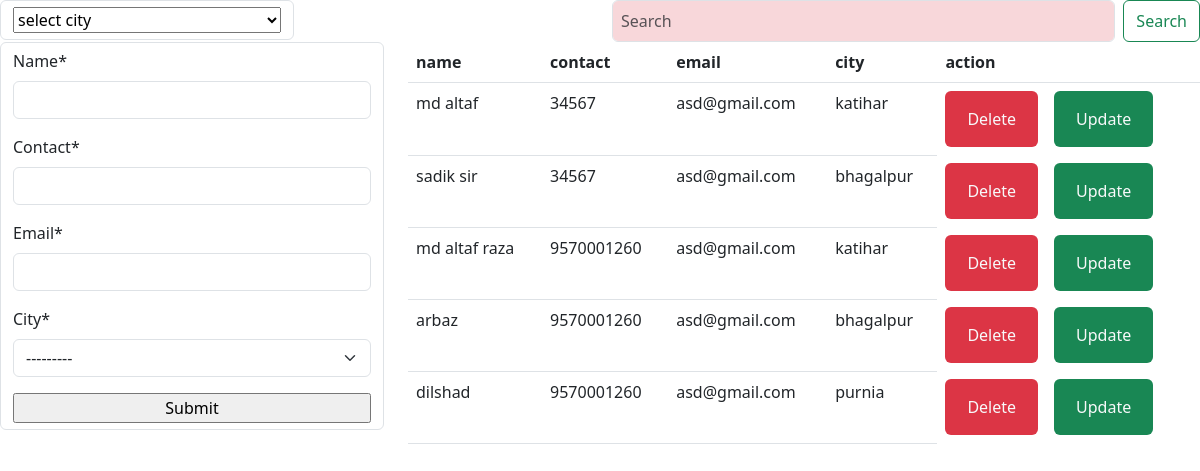
The page / on the database its author committed.
### mainapp/models.py (models this page shows, shortened)
class Student(models.Model):
    name=models.CharField(max_length=200)
    contact=models.CharField(max_length=11)
    email=models.EmailField()
    city=models.CharField(max_length=100,choices=CITY)

### mainapp/views.py (the view)
# urls.py: 2. Add a URL to urlpatterns:  path('', views.home, name='home')
def home(request):
    form=studentform(request.POST or None)
    data={
        "student":Student.objects.all(),
        "form":form
    }
    if request.method=="POST":
     if form.is_valid():
        form.save()
        return redirect(home)
    return render(request,'home.html',data)

### mainapp/forms.py
class studentform(ModelForm):
    class Meta:
        model=Student
        fields="__all__"

### mainapp/templates/home.html (shortened to what this page needs)
<!DOCTYPE html>
{% load crispy_forms_tags %}
<html>
    <head>
        <link rel="stylesheet" href="">
        <link href="https://cdn.jsdelivr.net/npm/bootstrap@5.3.0-alpha1/dist/css/bootstrap.min.css" rel="stylesheet">
    </head>
    <body>
       <div class="row">
        <div class="col-lg-6">
            <form action="{% url 'searchcity'%}" class="form form-control w-50"  role="search" method="get">
                <select onchange="this.form.submit();"  name="city" id="" class="w-100">
                    <option value="" selected disabled>select city</option>
                </select>
            </form>
        </div>
       <div class="col-lg-6">
        <form class="d-flex justify-content-between  w-100" role="search" action="{% url 'search'%}" method="get" >
            <input class="form-control me-2 bg-danger-subtle p-2" type="search" placeholder="Search" aria-label="Search" name="search">
            <button class="btn btn-outline-success" type="submit">Search</button>
          </form>
       </div>
       </div>
        <div class="row">
           <div class="col-lg-4">
             <form class="form form-control " action="" method="post">
                {{form|crispy}}
                <input  class="w-100" type="submit">
             </form>
           </div>
           <div class="col-lg-8">
            <table class="table">
                <tr>
                    <th>name</th>
                    <th>contact</th>
                    <th>email</th>
                    <th>city</th>
                    <th>action</th>
                </tr>
                {%for i in student%}
                <tr class="mb-2">
                <td>{{i.name}}</td>
                <td>{{i.contact}}</td>
                <td>{{i.email}}</td>
                <td>{{i.city}}</td>
                <td class="bg-danger   btn m-2 hover-dark"><a class="text-light btn" href="{%url 'delete' i.id%}">Delete</a></td>
                <td class="bg-success  text-light btn m-2 hover-dark"><a  class="text-light btn" href="{%url 'update' i.id%}">Update</a></td>
                </tr>
                {%endfor%}
            </table>
           </div>
        </div>
    </body>
</html>

### rows shown on the page
Student: name "md altaf", contact "34567", email "asd@gmail.com", city "katihar"
Student: name "sadik sir", contact "34567", email "asd@gmail.com", city "bhagalpur"
Student: name "md altaf raza", contact "9570001260", email "asd@gmail.com", city "katihar"
Student: name "arbaz", contact "9570001260", email "asd@gmail.com", city "bhagalpur"
Student: name "dilshad", contact "9570001260", email "asd@gmail.com", city "purnia"
